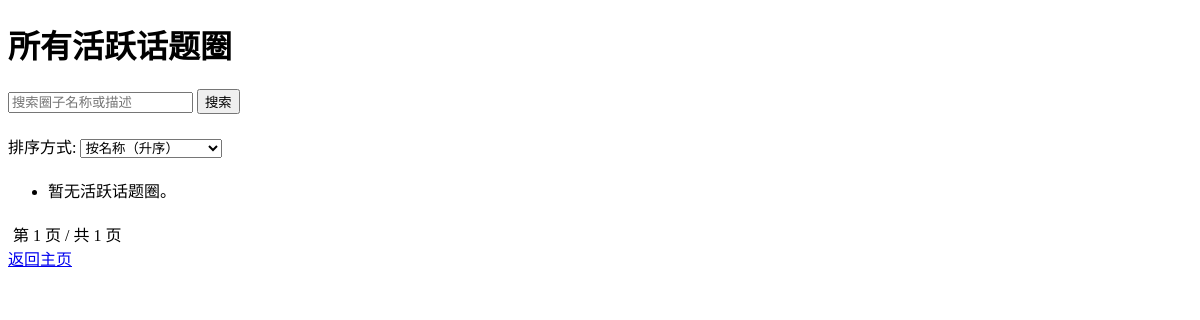
/all-circles/ (signed in), run on an earlier commit of the app's database.
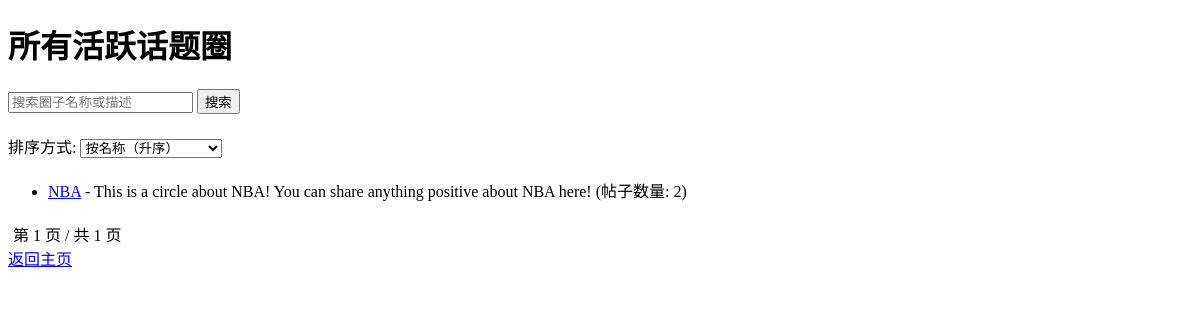
And on a later commit of the database.
### forum/models.py (models this page shows, shortened)
class TopicCircle(models.Model):
    name = models.CharField(max_length=100, unique=True)
    description = models.TextField(blank=True)
    created_at = models.DateTimeField(auto_now_add=True)
    created_by = models.ForeignKey(GUser, on_delete=models.SET_NULL, null=True, limit_choices_to={'is_admin': True})  # 仅管理员创建
    is_active = models.BooleanField(default=True)

### forum/views.py (the view)
# urls.py: path('all-circles/', views.all_circles, name='all_circles'),
@login_required
def all_circles(request):
    sort_by = request.GET.get('sort', 'name')  # 默认按名称排序
    sort_options = {
        'name': 'name',  # 按名称升序
        'name_desc': '-name',  # 按名称降序
        'post_count': '-post_count',  # 按帖子数量降序
        'post_count_asc': 'post_count',  # 按帖子数量升序
    }
    sort_field = sort_options.get(sort_by, 'name')  # 默认排序字段
    search_query = request.GET.get('search', '')
    circles = TopicCircle.objects.filter(is_active=True).annotate(
        post_count=Count('post')
    )
    if search_query:
        circles = circles.filter(
            Q(name__icontains=search_query) | Q(description__icontains=search_query)
        )
    circles = circles.order_by(sort_field)
    paginator = Paginator(circles, 10)  # 每页10个圈子
    page_number = request.GET.get('page')
    page_obj = paginator.get_page(page_number)
    return render(request, 'forum/all_circles.html', {
        'page_obj': page_obj,
        'sort_by': sort_by,  # 传递当前排序选项
        'search_query': search_query  # 传递当前搜索查询
    })

### forum/templates/forum/all_circles.html (shortened to what this page needs)
<!DOCTYPE html>
<html>
<head>
</head>
<body>
    <h1>所有活跃话题圈</h1>
    <form class="search-form" method="get">
        <input type="text" name="search" value="{{ search_query }}" placeholder="搜索圈子名称或描述">
        <button type="submit">搜索</button>
    </form>
    <form class="sort-form" method="get">
        <label for="sort">排序方式:</label>
        <select name="sort" id="sort" onchange="this.form.submit()">
            <option value="name" {% if sort_by == 'name' %}selected{% endif %}>按名称（升序）</option>
        </select>
    </form>
    <ul>
        {% for circle in page_obj %}
            <li>
                <a href="{% url 'circle_detail' circle.id %}">{{ circle.name }}</a>
                - {{ circle.description }} (帖子数量: {{ circle.post_count }})
            </li>
        {% empty %}
            <li>暂无活跃话题圈{% if search_query %}（可能由于搜索条件无匹配结果）{% endif %}。</li>
        {% endfor %}
    </ul>
    <div class="pagination">
        <span>第 {{ page_obj.number }} 页 / 共 {{ page_obj.paginator.num_pages }} 页</span>
    </div>
    <a href="{% url 'home' %}">返回主页</a>
</body>
</html>

What changed in the data, as far as the page shows it:
added TopicCircle: name "NBA", description "This is a circle about NBA! You can share anything positive about NBA here!", post_count "2"
Also different on the page:
text no longer shown: "暂无活跃话题圈 。"
